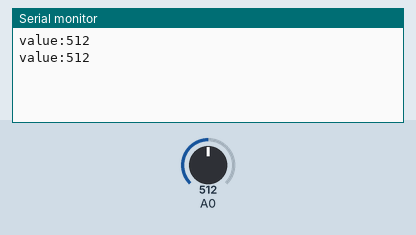
A sketch run on a simulated Arduino Uno, built with avr-gcc and run on an emulated ATmega328P. Shown: the last lines printed to the serial monitor. The test bench sets the inputs (shaded band); at power-on: A0 = 512.

Above: at 1.8 s.
1.9 s: A0 set to 716
At 2.7 s:
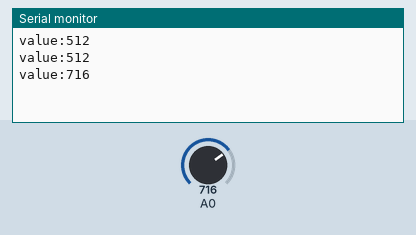
3.4 s: A0 set to 900
At 4.8 s:
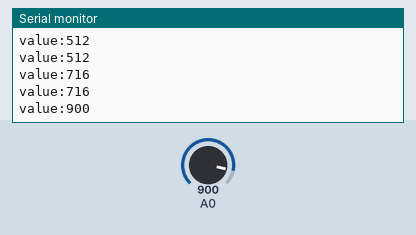
Timing chart, 0 to 6.4 s (numbered marks = the images above; inputs shaded):
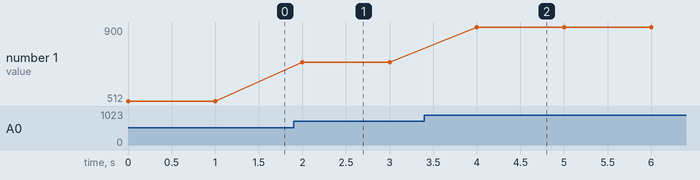

Measured:
- after the input at 1.9 s, the serial monitor: prints a new line after 0.10 s (image 1)
- after the input at 3.4 s, the serial monitor: prints a new line after 0.60 s (image 2)
- plotted number 1: 512 → 716 after the input at 1.9 s, 716 → 900 after the input at 3.4 s

The sketch:

Refill.ino
```cpp
int soilValue = 0;
void setup() {
  // put your setup code here, to run once:
  Serial.begin(9600);
}

void loop() {
  // put your main code here, to run repeatedly:
  soilValue=analogRead(A0); //讀取感測器回傳值
  Serial.print("value:");
  Serial.println(soilValue);
  delay(1000);
}
```
